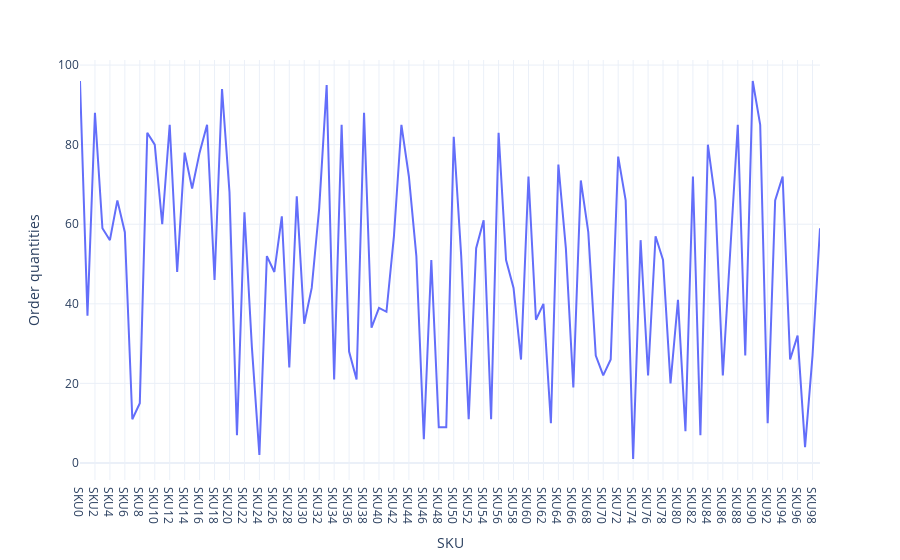

Notebook code cell kept with this figure:
### Code cell
fig = px.line(df, x='SKU', y='Order quantities')
fig.show()

### Figure 1 — Plotly figure (JSON) as saved in the notebook; plotly's stock layout.template omitted (floating-point values rounded to 4 significant figures)
{"data": [{"hovertemplate": "SKU=%{x}<br>Order quantities=%{y}<extra></extra>", "legendgroup": "", "line": {"color": "#636efa", "dash": "solid"}, "marker": {"symbol": "circle"}, "mode": "lines", "name": "", "orientation": "v", "showlegend": false, "type": "scatter", "x": ["SKU0", "SKU1", "SKU2", "SKU3", "SKU4", "SKU5", "SKU6", "SKU7", "SKU8", "SKU9", "SKU10", "SKU11", "SKU12", "SKU13", "SKU14", "SKU15", "SKU16", "SKU17", "SKU18", "SKU19", "SKU20", "SKU21", "SKU22", "SKU23", "SKU24", "SKU25", "SKU26", "SKU27", "SKU28", "SKU29", "SKU30", "SKU31", "SKU32", "SKU33", "SKU34", "SKU35", "SKU36", "SKU37", "SKU38", "SKU39", "SKU40", "SKU41", "SKU42", "SKU43", "SKU44", "SKU45", "SKU46", "SKU47", "SKU48", "SKU49", "SKU50", "SKU51", "SKU52", "SKU53", "SKU54", "SKU55", "SKU56", "SKU57", "SKU58", "SKU59", "SKU60", "SKU61", "SKU62", "SKU63", "SKU64", "SKU65", "SKU66", "SKU67", "SKU68", "SKU69", "SKU70", "SKU71", "SKU72", "SKU73", "SKU74", "SKU75", "SKU76", "SKU77", "SKU78", "SKU79", "SKU80", "SKU81", "SKU82", "SKU83", "SKU84", "SKU85", "SKU86", "SKU87", "SKU88", "SKU89", "SKU90", "SKU91", "SKU92", "SKU93", "SKU94", "SKU95", "SKU96", "SKU97", "SKU98", "SKU99"], "xaxis": "x", "y": [96, 37, 88, 59, 56, 66, 58, 11, 15, 83, 80, 60, 85, 48, 78, 69, 78, 85, 46, 94, 68, 7, 63, 29, 2, 52, 48, 62, 24, 67, 35, 44, 64, 95, 21, 85, 28, 21, 88, 34, 39, 38, 57, 85, 72, 52, 6, 51, 9, 9, 82, 52, 11, 54, 61, 11, 83, 51, 44, 26, 72, 36, 40, 10, 75, 54, 19, 71, 58, 27, 22, 26, 77, 66, 1, 56, 22, 57, 51, 20, 41, 8, 72, 7, 80, 66, 22, 55, 85, 27, 96, 85, 10, 66, 72, 26, 32, 4, 27, 59], "yaxis": "y"}], "layout": {"legend": {"tracegroupgap": 0}, "margin": {"t": 60}, "xaxis": {"anchor": "y", "domain": [0, 1], "title": {"text": "SKU"}}, "yaxis": {"anchor": "x", "domain": [0, 1], "title": {"text": "Order quantities"}}}}
